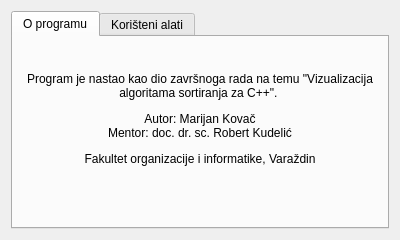
<?xml version="1.0" encoding="UTF-8"?>
<ui version="4.0">
 <class>AboutDialog</class>
 <widget class="QDialog" name="AboutDialog">
  <property name="geometry">
   <rect>
    <x>0</x>
    <y>0</y>
    <width>400</width>
    <height>240</height>
   </rect>
  </property>
  <property name="minimumSize">
   <size>
    <width>400</width>
    <height>240</height>
   </size>
  </property>
  <property name="maximumSize">
   <size>
    <width>400</width>
    <height>240</height>
   </size>
  </property>
  <property name="windowTitle">
   <string>O qSortVisualizer-u...</string>
  </property>
  <property name="windowIcon">
   <iconset resource="images.qrc">
    <normaloff>:/images/icons8-account-48.png</normaloff>:/images/icons8-account-48.png</iconset>
  </property>
  <layout class="QHBoxLayout" name="horizontalLayout">
   <item>
    <widget class="QTabWidget" name="tabWidget">
     <property name="currentIndex">
      <number>0</number>
     </property>
     <widget class="QWidget" name="tab">
      <attribute name="title">
       <string>O programu</string>
      </attribute>
      <layout class="QGridLayout" name="gridLayout">
       <item row="0" column="0">
        <widget class="QLabel" name="label">
         <property name="text">
          <string>&lt;html&gt;&lt;head/&gt;&lt;body&gt;&lt;p&gt;Program je nastao kao dio završnoga rada na temu &amp;quot;Vizualizacija algoritama sortiranja za C++&amp;quot;. &lt;/p&gt;&lt;p&gt;Autor: Marijan Kovač&lt;br/&gt;Mentor: doc. dr. sc. Robert Kudelić&lt;/p&gt;&lt;p&gt;Fakultet organizacije i informatike, Varaždin&lt;/p&gt;&lt;p&gt;&lt;img src=&quot;:/images/foi_logo.png&quot; width=&quot;80&quot; height=&quot;50&quot;/&gt;&lt;/p&gt;&lt;/body&gt;&lt;/html&gt;</string>
         </property>
         <property name="alignment">
          <set>Qt::AlignCenter</set>
         </property>
         <property name="wordWrap">
          <bool>true</bool>
         </property>
        </widget>
       </item>
      </layout>
     </widget>
     <widget class="QWidget" name="tab_2">
      <attribute name="title">
       <string>Korišteni alati</string>
      </attribute>
      <layout class="QVBoxLayout" name="verticalLayout">
       <item>
        <spacer name="verticalSpacer_2">
         <property name="orientation">
          <enum>Qt::Vertical</enum>
         </property>
         <property name="sizeHint" stdset="0">
          <size>
           <width>20</width>
           <height>34</height>
          </size>
         </property>
        </spacer>
       </item>
       <item>
        <widget class="QLabel" name="label_2">
         <property name="text">
          <string>Za izradu programa korišteni su sljedeći alati i dodatci:</string>
         </property>
        </widget>
       </item>
       <item>
        <layout class="QGridLayout" name="gridLayout_2">
         <item row="2" column="1">
          <widget class="QLabel" name="label_4">
           <property name="text">
            <string>Ikone:</string>
           </property>
           <property name="alignment">
            <set>Qt::AlignRight|Qt::AlignTrailing|Qt::AlignVCenter</set>
           </property>
          </widget>
         </item>
         <item row="1" column="3">
          <widget class="QLabel" name="label_8">
           <property name="text">
            <string>&lt;html&gt;&lt;head/&gt;&lt;body&gt;&lt;p&gt;&lt;a href=&quot;https://doc.qt.io/qt-5/qtcharts-index.html&quot;&gt;&lt;span style=&quot; text-decoration: underline; color:#007af4;&quot;&gt;5.15&lt;/span&gt;&lt;/a&gt;&lt;/p&gt;&lt;/body&gt;&lt;/html&gt;</string>
           </property>
          </widget>
         </item>
         <item row="0" column="3">
          <widget class="QLabel" name="label_5">
           <property name="text">
            <string>&lt;html&gt;&lt;head/&gt;&lt;body&gt;&lt;p&gt;&lt;a href=&quot;https://doc.qt.io/qt-5.15/index.html&quot;&gt;&lt;span style=&quot; text-decoration: underline; color:#007af4;&quot;&gt;5.15&lt;/span&gt;&lt;/a&gt;&lt;/p&gt;&lt;/body&gt;&lt;/html&gt;</string>
           </property>
          </widget>
         </item>
         <item row="1" column="1">
          <widget class="QLabel" name="label_7">
           <property name="text">
            <string>Qt Charts:</string>
           </property>
          </widget>
         </item>
         <item row="0" column="1">
          <widget class="QLabel" name="label_3">
           <property name="text">
            <string>Qt:</string>
           </property>
           <property name="alignment">
            <set>Qt::AlignRight|Qt::AlignTrailing|Qt::AlignVCenter</set>
           </property>
          </widget>
         </item>
         <item row="2" column="3">
          <widget class="QLabel" name="label_6">
           <property name="text">
            <string>&lt;html&gt;&lt;head/&gt;&lt;body&gt;&lt;p&gt;&lt;a href=&quot;https://icons8.com/&quot;&gt;&lt;span style=&quot; text-decoration: underline; color:#007af4;&quot;&gt;Icons8&lt;/span&gt;&lt;/a&gt;&lt;/p&gt;&lt;/body&gt;&lt;/html&gt;</string>
           </property>
          </widget>
         </item>
         <item row="1" column="0">
          <spacer name="horizontalSpacer">
           <property name="orientation">
            <enum>Qt::Horizontal</enum>
           </property>
           <property name="sizeHint" stdset="0">
            <size>
             <width>40</width>
             <height>20</height>
            </size>
           </property>
          </spacer>
         </item>
         <item row="1" column="4">
          <spacer name="horizontalSpacer_2">
           <property name="orientation">
            <enum>Qt::Horizontal</enum>
           </property>
           <property name="sizeHint" stdset="0">
            <size>
             <width>40</width>
             <height>20</height>
            </size>
           </property>
          </spacer>
         </item>
        </layout>
       </item>
       <item>
        <spacer name="verticalSpacer">
         <property name="orientation">
          <enum>Qt::Vertical</enum>
         </property>
         <property name="sizeHint" stdset="0">
          <size>
           <width>20</width>
           <height>34</height>
          </size>
         </property>
        </spacer>
       </item>
      </layout>
     </widget>
    </widget>
   </item>
  </layout>
 </widget>
 <resources>
  <include location="images.qrc"/>
 </resources>
 <connections/>
</ui>
